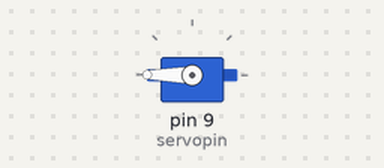
The sketch below on a simulated Arduino Uno, built with avr-gcc and run on an emulated ATmega328P. Parts: servo.

Above: at 0.05 s.
At 2.3 s:
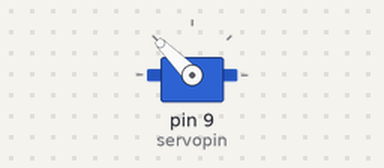
At 4.55 s:
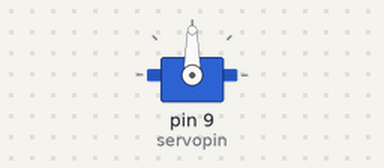
At 9.05 s:
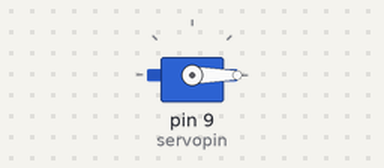
Timing chart, 0 to 11.8 s (numbered marks = the images above):
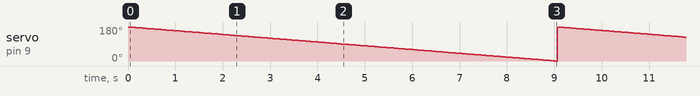

The sketch:

servo_motor.ino
```cpp
/* ============================================================================
   PROJECT: Servo Motor Controlled Sweep

   HARDWARE COMPONENTS:
   1. Arduino Board (Microcontroller / Brain):
      - Handles execution, hardware timers, and PWM signal generation.
   2. Servo Motor (Electro-mechanical Actuator):
      - Internal DC Motor: Provides mechanical force (torque).
      - Control Board / H-Bridge: Decodes incoming PWM pulses and drives motor.
      - Potentiometer: Feedback sensor attached to output shaft to measure current angle.
      - Gear Train: Reduces DC motor RPM to increase rotational torque.
   3. Wiring / Connections:
      - Orange/Yellow/White Wire -> Digital Pin 9 (PWM Control Signal)
      - Red Wire                 -> 5V Power (External 5V-6V source if under load)
      - Brown/Black Wire         -> GND (Must share Common Ground with Arduino)
   ============================================================================ */

#include <Servo.h>
// <Servo.h> LIBRARY (Software Component):
// Acts as an abstraction layer over low-level hardware timers (e.g., Timer1 on Uno).
// Converts angles (0-180°) into exact microsecond pulse widths (1ms = 0°, 2ms = 180°)
// repeated at a 50Hz frequency (20ms period) without blocking main code execution.

Servo s;
// CLASS INSTANCE (Software Component):
// Instantiates a Servo object named 's' in memory to manage state and pulse timing.

int servopin = 9;
// SIGNAL PIN DEFINITION (Hardware Pin Selection):
// Digital Pin 9 supports hardware PWM output required for precise pulse control.

void setup() {
  // s.attach() METHOD:
  // Binds the Servo object 's' to Pin 9, sets Pin 9 to OUTPUT mode, and initializes
  // the underlying hardware timer to start emitting 50Hz control signals.
  s.attach(servopin);
}

void loop() {
  // DECREMENTING FOR LOOP:
  // Sweeps angle backwards from 180° down to 0° in 1° steps.
  for(int deg = 180; deg >= 0; deg--) {

    // s.write() METHOD:
    // Translates 'deg' into corresponding pulse width in microseconds, updating
    // the timer registers. The servo's internal board compares this with its internal
    // potentiometer feedback to rotate the DC motor to the target angle.
    s.write(deg);

    // delay(50) BLOCKING PAUSE:
    // Halts program execution for 50 milliseconds per step. Gives the physical
    // motor and gear train enough time to physically move to the new position.
    // Full sweep duration: 181 steps * 50ms = 9.05 seconds.
    delay(50);
  }

  // NOTE ON LOOP REPEAT & JUMP:
  // Once 'deg' reaches 0, loop() finishes and instantly restarts at deg = 180.
  // This causes the servo shaft to jump rapidly back to 180° before starting
  // the next slow sweep down to 0°.
}
```

Measured:
- by itself, servo on pin 9 (servopin): ramps from 180° to 0° and jumps back, once every 9.1 s
